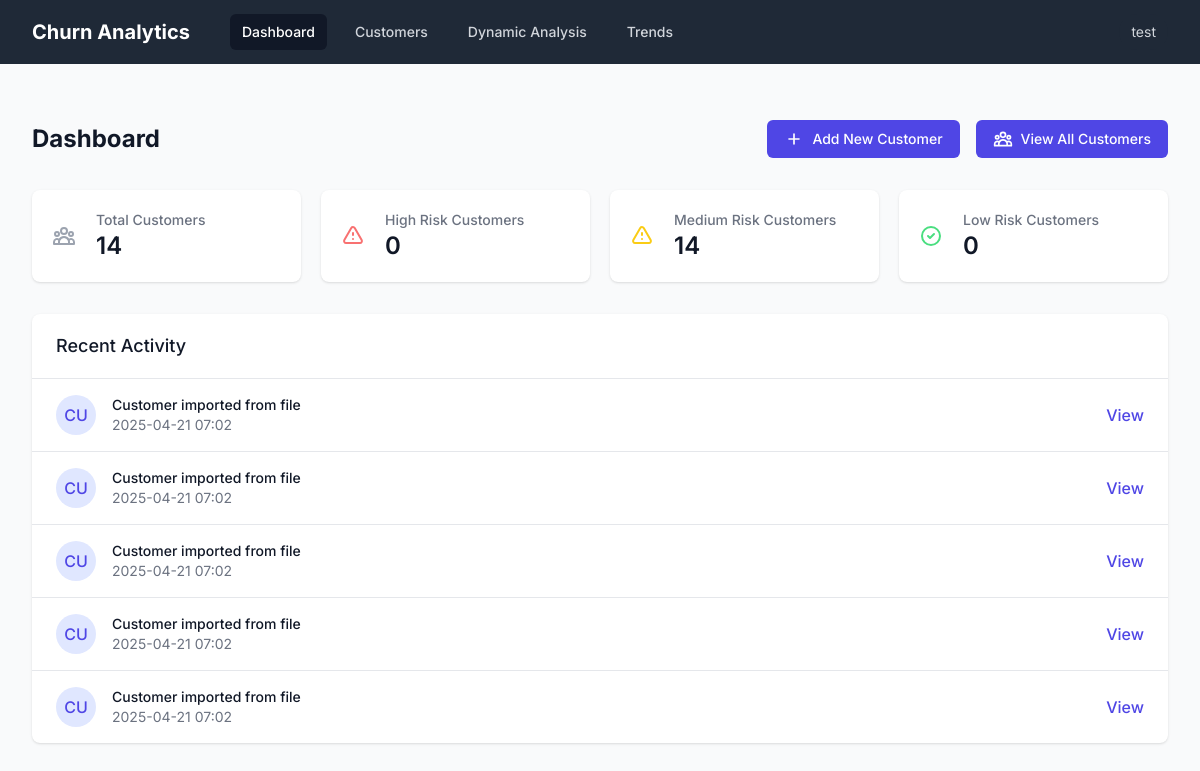
The app's page /dashboard (signed in) with its own data.
### app/src/app/models.py (models this page shows, shortened)
class User(UserMixin, db.Model):
    id = db.Column(db.Integer, primary_key=True)
    username = db.Column(db.String(64), index=True, unique=True)
    email = db.Column(db.String(120), index=True, unique=True)
    password_hash = db.Column(db.String(128))
    role = db.Column(db.String(20), default='user')  # user, admin, analyst
    last_seen = db.Column(db.DateTime, default=datetime.utcnow)
    company_name = db.Column(db.String(100))
    phone_number = db.Column(db.String(20))
    created_at = db.Column(db.DateTime, default=datetime.utcnow)
    is_active = db.Column(db.Boolean, default=True)
    customers = db.relationship('Customer', backref='user', lazy=True)

class CustomerActivity(db.Model):
    id = db.Column(db.Integer, primary_key=True)
    customer_id = db.Column(db.Integer, db.ForeignKey('customer.id'), nullable=False)
    activity_type = db.Column(db.String(50), nullable=False)  # e.g., 'update', 'prediction', 'interaction'
    description = db.Column(db.String(255), nullable=False)
    timestamp = db.Column(db.DateTime, default=datetime.utcnow)
    activity_metadata = db.Column(db.JSON)  # Store additional data as JSON

class Customer(db.Model):
    id = db.Column(db.Integer, primary_key=True)
    user_id = db.Column(db.Integer, db.ForeignKey('user.id'), nullable=False)
    customer_id = db.Column(db.String(50), unique=True, nullable=False)
    name = db.Column(db.String(100), nullable=False)
    age = db.Column(db.Integer)
    gender = db.Column(db.String(10))
    location = db.Column(db.String(100))
    subscription_length_months = db.Column(db.Integer)
    monthly_bill = db.Column(db.Float)
    total_usage_gb = db.Column(db.Float)
    churn_score = db.Column(db.Float)
    churn_prediction = db.Column(db.Boolean)
    last_prediction_date = db.Column(db.DateTime)
    risk_factors = db.Column(db.JSON)  # Store identified risk factors
    customer_segment = db.Column(db.String(50))  # High-value, Medium-value, Low-value
    activities = db.relationship('CustomerActivity', backref='customer', lazy=True)
    created_at = db.Column(db.DateTime, default=datetime.utcnow)
    updated_at = db.Column(db.DateTime, default=datetime.utcnow, onupdate=datetime.utcnow)

### app/src/app/routes.py (the view)
@main.route('/dashboard')
@login_required
def dashboard():
    total_customers = Customer.query.count()
    high_risk_customers = Customer.query.filter(Customer.churn_score > 0.7).count()
    medium_risk_customers = Customer.query.filter(Customer.churn_score > 0.4, Customer.churn_score <= 0.7).count()
    low_risk_customers = Customer.query.filter(Customer.churn_score <= 0.4).count()
    stats = {
        'total_customers': total_customers,
        'high_risk_customers': high_risk_customers,
        'medium_risk_customers': medium_risk_customers,
        'low_risk_customers': low_risk_customers
    }
    recent_activity = CustomerActivity.query.order_by(CustomerActivity.timestamp.desc()).limit(5).all()
    return render_template('dashboard.html',
                         stats=stats,
                         recent_activity=recent_activity)

### app/src/app/models.py (called while the page is built)
@login.user_loader
def load_user(user_id):
    return User.query.get(int(user_id))

### app/src/app/templates/dashboard.html (shortened to what this page needs)
{% extends "base.html" %}
{% block content %}
<div class="max-w-7xl mx-auto px-4 sm:px-6 lg:px-8 py-8">
  <div class="mb-8">
    <div class="flex justify-between items-center">
      <h2 class="text-2xl font-bold text-gray-900">Dashboard</h2>
      <div class="flex space-x-4">
        <a href="{{ url_for('main.add_customer') }}"
          class="inline-flex items-center px-4 py-2 border border-transparent text-sm font-medium rounded-md text-white bg-indigo-600 hover:bg-indigo-700">
          <svg class="h-5 w-5 mr-2" fill="none" stroke="currentColor" viewBox="0 0 24 24">
            <path stroke-linecap="round" stroke-linejoin="round" stroke-width="2" d="M12 6v6m0 0v6m0-6h6m-6 0H6" />
          </svg>
          Add New Customer
        </a>
        <a href="{{ url_for('main.customers') }}"
          class="inline-flex items-center px-4 py-2 border border-transparent text-sm font-medium rounded-md text-white bg-indigo-600 hover:bg-indigo-700">
          View All Customers
        </a>
      </div>
    </div>
  </div>
  <div class="grid grid-cols-1 gap-5 sm:grid-cols-2 lg:grid-cols-4 mb-8">
    <div class="bg-white overflow-hidden shadow rounded-lg">
      <div class="p-5">
        <div class="flex items-center">
          <div class="flex-shrink-0">
          </div>
          <div class="ml-5 w-0 flex-1">
            <dl>
              <dt class="text-sm font-medium text-gray-500 truncate">Total Customers</dt>
              <dd class="flex items-baseline">
                <div class="text-2xl font-semibold text-gray-900">{{ stats.total_customers }}</div>
              </dd>
            </dl>
          </div>
        </div>
      </div>
    </div>
    <div class="bg-white overflow-hidden shadow rounded-lg">
      <div class="p-5">
        <div class="flex items-center">
          <div class="flex-shrink-0">
            <svg class="h-6 w-6 text-red-400" fill="none" stroke="currentColor" viewBox="0 0 24 24">
              <path stroke-linecap="round" stroke-linejoin="round" stroke-width="2"
                d="M12 9v2m0 4h.01m-6.938 4h13.856c1.54 0 2.502-1.667 1.732-3L13.732 4c-.77-1.333-2.694-1.333-3.464 0L3.34 16c-.77 1.333.192 3 1.732 3z" />
            </svg>
          </div>
          <div class="ml-5 w-0 flex-1">
            <dl>
              <dt class="text-sm font-medium text-gray-500 truncate">High Risk Customers</dt>
              <dd class="flex items-baseline">
                <div class="text-2xl font-semibold text-gray-900">{{ stats.high_risk_customers }}</div>
              </dd>
            </dl>
          </div>
        </div>
      </div>
    </div>
    <div class="bg-white overflow-hidden shadow rounded-lg">
      <div class="p-5">
        <div class="flex items-center">
          <div class="flex-shrink-0">
            <svg class="h-6 w-6 text-yellow-400" fill="none" stroke="currentColor" viewBox="0 0 24 24">
              <path stroke-linecap="round" stroke-linejoin="round" stroke-width="2"
                d="M12 9v2m0 4h.01m-6.938 4h13.856c1.54 0 2.502-1.667 1.732-3L13.732 4c-.77-1.333-2.694-1.333-3.464 0L3.34 16c-.77 1.333.192 3 1.732 3z" />
            </svg>
          </div>
          <div class="ml-5 w-0 flex-1">
            <dl>
              <dt class="text-sm font-medium text-gray-500 truncate">Medium Risk Customers</dt>
              <dd class="flex items-baseline">
                <div class="text-2xl font-semibold text-gray-900">{{ stats.medium_risk_customers }}</div>
              </dd>
            </dl>
          </div>
        </div>
      </div>
    </div>
    <div class="bg-white overflow-hidden shadow rounded-lg">
      <div class="p-5">
        <div class="flex items-center">
          <div class="flex-shrink-0">
            <svg class="h-6 w-6 text-green-400" fill="none" stroke="currentColor" viewBox="0 0 24 24">
              <path stroke-linecap="round" stroke-linejoin="round" stroke-width="2"
                d="M9 12l2 2 4-4m6 2a9 9 0 11-18 0 9 9 0 0118 0z" />
            </svg>
          </div>
          <div class="ml-5 w-0 flex-1">
            <dl>
              <dt class="text-sm font-medium text-gray-500 truncate">Low Risk Customers</dt>
              <dd class="flex items-baseline">
                <div class="text-2xl font-semibold text-gray-900">{{ stats.low_risk_customers }}</div>
              </dd>
            </dl>
          </div>
        </div>
      </div>
    </div>
  </div>
  <div class="bg-white shadow overflow-hidden sm:rounded-lg">
    <div class="px-4 py-5 sm:px-6">
      <h3 class="text-lg leading-6 font-medium text-gray-900">Recent Activity</h3>
    </div>
    <div class="border-t border-gray-200">
      <ul class="divide-y divide-gray-200">
        {% for activity in recent_activity %}
        <li class="px-4 py-4 sm:px-6">
          <div class="flex items-center justify-between">
            <div class="flex items-center">
              <div class="flex-shrink-0">
                <div class="h-10 w-10 rounded-full bg-indigo-100 flex items-center justify-center">
                  <span class="text-indigo-600 font-medium">{{ activity.customer.name[:2].upper() }}</span>
                </div>
              </div>
              <div class="ml-4">
                <div class="text-sm font-medium text-gray-900">{{ activity.description }}</div>
                <div class="text-sm text-gray-500">{{ activity.timestamp.strftime('%Y-%m-%d %H:%M') }}</div>
              </div>
            </div>
            <div class="ml-2 flex-shrink-0 flex">
              <a href="{{ url_for('main.view_customer', customer_id=activity.customer.id) }}"
                class="font-medium text-indigo-600 hover:text-indigo-500">
                View
              </a>
            </div>
          </div>
        </li>
        {% endfor %}
      </ul>
    </div>
  </div>
</div>
{% endblock %}

### app/src/app/templates/base.html (shortened to what this page needs)
<!DOCTYPE html>
<html lang="en">
  <head>
    <script src="https://cdn.tailwindcss.com"></script>
  </head>
  <body class="bg-gray-50">
    <nav class="bg-gray-800">
      <div class="max-w-7xl mx-auto px-4 sm:px-6 lg:px-8">
        <div class="flex items-center justify-between h-16">
          <div class="flex items-center">
            <div class="flex-shrink-0">
              <a href="{{ url_for('main.index') }}" class="text-white font-bold text-xl">Churn Analytics</a>
            </div>
            {% if current_user.is_authenticated %}
            <div class="hidden md:block">
              <div class="ml-10 flex items-baseline space-x-4">
                <a href="{{ url_for('main.dashboard') }}"
                  class="{{ 'bg-gray-900 text-white' if request.endpoint == 'main.dashboard' else 'text-gray-300 hover:bg-gray-700 hover:text-white' }} px-3 py-2 rounded-md text-sm font-medium">
                  Dashboard
                </a>
                <a href="{{ url_for('main.customers') }}"
                  class="{{ 'bg-gray-900 text-white' if request.endpoint == 'main.customers' else 'text-gray-300 hover:bg-gray-700 hover:text-white' }} px-3 py-2 rounded-md text-sm font-medium">
                  Customers
                </a>
                <a href="{{ url_for('main.dynamic_analysis') }}"
                  class="{{ 'bg-gray-900 text-white' if request.endpoint == 'main.dynamic_analysis' else 'text-gray-300 hover:bg-gray-700 hover:text-white' }} px-3 py-2 rounded-md text-sm font-medium">
                  Dynamic Analysis
                </a>
                <a href="{{ url_for('main.trends') }}"
                  class="{{ 'bg-gray-900 text-white' if request.endpoint == 'main.trends' else 'text-gray-300 hover:bg-gray-700 hover:text-white' }} px-3 py-2 rounded-md text-sm font-medium">
                  Trends
                </a>
              </div>
            </div>
            {% endif %}
          </div>
          <div class="hidden md:block">
            <div class="ml-4 flex items-center md:ml-6">
              {% if current_user.is_authenticated %}
              <div class="ml-3 relative">
                <div>
                  <button type="button"
                    class="max-w-xs bg-gray-800 rounded-full flex items-center text-sm focus:outline-none focus:ring-2 focus:ring-offset-2 focus:ring-offset-gray-800 focus:ring-white"
                    id="user-menu-button" aria-expanded="false" aria-haspopup="true">
                    <span class="text-gray-300 px-3 py-2">{{ current_user.username }}</span>
                  </button>
                </div>
              </div>
              {% endif %}
            </div>
          </div>
        </div>
      </div>
    </nav>
    <main class="py-6">
      {% block content %}{% endblock %}
    </main>
  </body>
</html>

### app/src/app/templates/base.html (style rules this page uses)
body { font-family: 'Inter', sans-serif; }

### records on screen
User: username "test"
CustomerActivity: customer "CU", description "Customer imported from file", timestamp "2025-04-21 07:02"
CustomerActivity: customer "CU", description "Customer imported from file", timestamp "2025-04-21 07:02"
CustomerActivity: customer "CU", description "Customer imported from file", timestamp "2025-04-21 07:02"
CustomerActivity: customer "CU", description "Customer imported from file", timestamp "2025-04-21 07:02"
CustomerActivity: customer "CU", description "Customer imported from file", timestamp "2025-04-21 07:02"

### other values on screen
{{ stats.total_customers }} "14"
{{ stats.high_risk_customers }} "0"
{{ stats.medium_risk_customers }} "14"
{{ stats.low_risk_customers }} "0"
